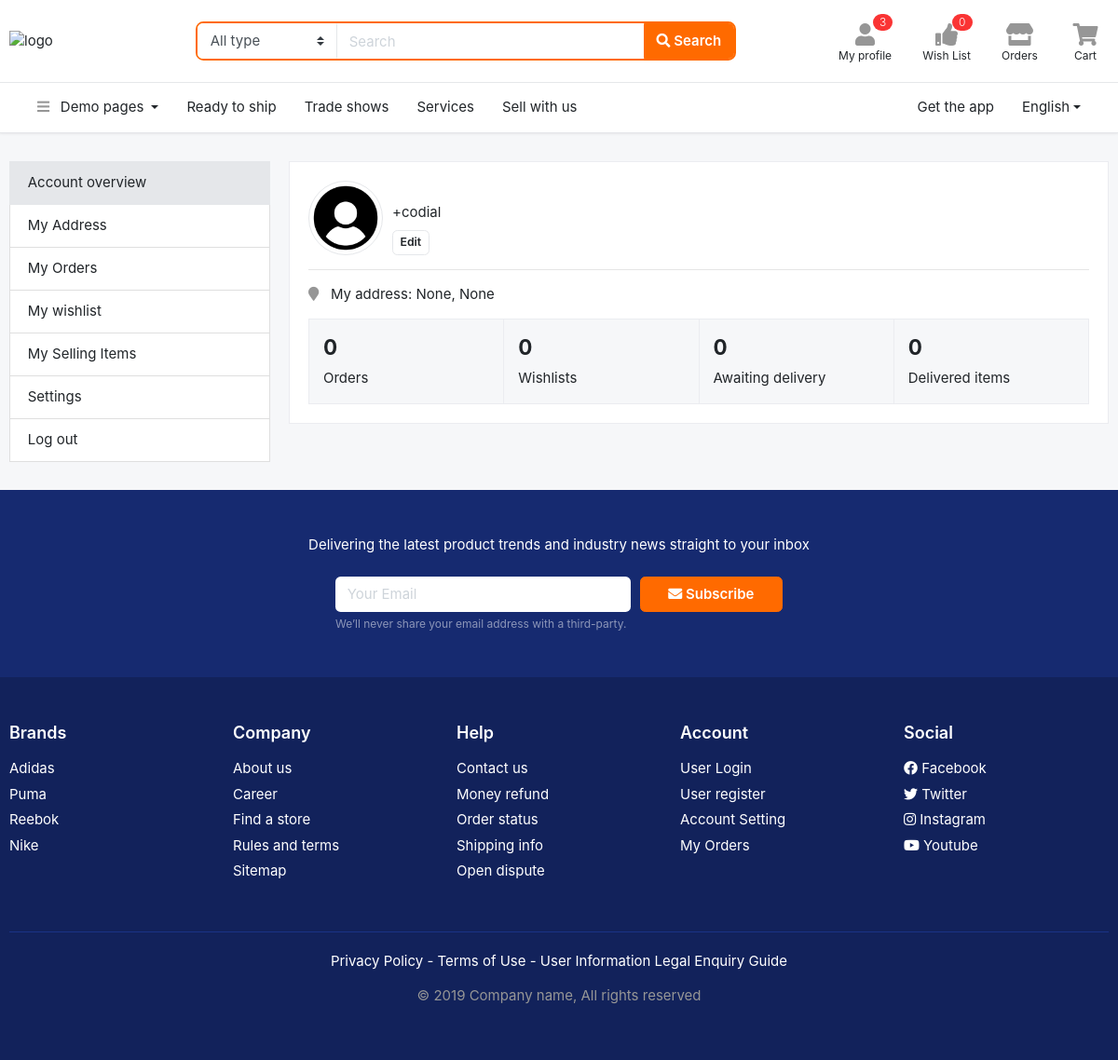
The app's page /auth/profile/ (signed in) with its own data.
### users/models.py (models this page shows, shortened)
class User(AbstractUser):
    class GENDER(models.TextChoices):
        MALE = 'male', 'male'
        FEMALE = 'female', 'female'
    phone = models.CharField(max_length=13, unique=True)
    gender = models.CharField(max_length=10, choices=GENDER.choices, blank=True, null=True)
    city = models.CharField(max_length=50, blank=True, null=True)
    country = models.CharField(max_length=50, blank=True, null=True)
    confirmation_code = models.CharField(max_length=6, blank=True, null=True)
    confirmed = models.BooleanField(default=False)
    def get_full_address(self):
        return f'{self.city}, {self.country}'

### users/views.py (the view)
# urls.py: path('profile/', ProfileMainView.as_view(), name='profile'),
class ProfileMainView(LoginRequiredMixin, View):
    def get(self, request):
        user = request.user
        awaiting_orders = user.order_set.exclude(status=Order.STATUS_CHOICES[3][0]).count()
        order_items = 0
        for order in user.order_set.all():
            order_items += order.orderitem_set.count()
        context = {
            'user': user,
            'awaiting_orders': awaiting_orders,
            'order_items': order_items,
        }
        return render(request, 'profile-main.html', context)

### templates/profile-main.html
{% extends 'base.html' %}
{% block content %}
    <section class="section-content padding-y">
        <div class="container">
            <div class="row">
                <aside class="col-md-3">
                    <nav class="list-group">
                        <a class="list-group-item active" href="profile-main.html"> Account overview </a>
                        <a class="list-group-item" href="page-profile-address.html"> My Address </a>
                        <a class="list-group-item" href="profile-orders.html"> My Orders </a>
                        <a class="list-group-item" href="wishlist.html"> My wishlist </a>
                        <a class="list-group-item" href="page-profile-seller.html"> My Selling Items </a>
                        <a class="list-group-item" href="{% url 'profile-settings' %}"> Settings </a>
                        <a class="list-group-item" href="{% url 'logout' %}">Log out </a>
                    </nav>
                </aside>
                <main class="col-md-9">
                    <article class="card mb-3">
                        <div class="card-body">
                            <figure class="icontext">
                                <div class="icon">
                                    <img class="rounded-circle img-sm border" src="/static/images/profile.png">
                                </div>
                                <div class="text">
                                    <strong> {{ user.get_full_name }} </strong> <br>
                                    <p class="mb-2"> +{{ user.username }} </p>
                                    <a href="{% url 'profile-settings' %}" class="btn btn-light btn-sm">Edit</a>
                                </div>
                            </figure>
                            <hr>
                            <p>
                                <i class="fa fa-map-marker text-muted"></i> &nbsp; My address: {{ user.get_full_address }}
                            </p>
                            <article class="card-group card-stat">
                                <figure class="card bg">
                                    <div class="p-3">
                                        <h4 class="title">{{ user.order_set.all.count }}</h4>
                                        <span>Orders</span>
                                    </div>
                                </figure>
                                <figure class="card bg">
                                    <div class="p-3">
                                        <h4 class="title">{{ user.favorite_set.all.count }}</h4>
                                        <span>Wishlists</span>
                                    </div>
                                </figure>
                                <figure class="card bg">
                                    <div class="p-3">
                                        <h4 class="title">{{ awaiting_orders }}</h4>
                                        <span>Awaiting delivery</span>
                                    </div>
                                </figure>
                                <figure class="card bg">
                                    <div class="p-3">
                                        <h4 class="title">{{ order_items }}</h4>
                                        <span>Delivered items</span>
                                    </div>
                                </figure>
                            </article>
                        </div>
                    </article>
                </main>
            </div>
        </div>
    </section>
{% endblock %}

### templates/base.html (shortened to what this page needs)
<!DOCTYPE HTML>
{% load static %}
<html lang="en">
<head>
<link href="/static/css/bootstrap.css?v=2.0" rel="stylesheet" type="text/css"/>
<link href="/static/fonts/fontawesome/css/all.min.css?v=2.0" type="text/css" rel="stylesheet">
<link href="/static/css/ui.css?v=2.0" rel="stylesheet" type="text/css"/>
<link href="/static/css/responsive.css?v=2.0" rel="stylesheet" type="text/css" />
</head>
<body>
<header class="section-header">
<section class="header-main border-bottom">
	<div class="container">
		<div class="row align-items-center">
			<div class="col-xl-2 col-lg-3 col-md-12">
				<a href="{% url 'home' %}" class="brand-wrap">
					<img class="logo" src="/static/images/logo.png" alt="logo">
				</a>
			</div>
			<div class="col-xl-6 col-lg-5 col-md-6">
				<form action="#" class="search-header">
					<div class="input-group w-100">
						<select class="custom-select border-right"  name="category_name">
								<option value="">All type</option><option value="codex">Special</option>
						</select>
					    <input type="text" class="form-control" placeholder="Search">
					    <div class="input-group-append">
					      <button class="btn btn-primary" type="submit">
					        <i class="fa fa-search"></i> Search
					      </button>
					    </div>
				    </div>
				</form>
			</div>
			<div class="col-xl-4 col-lg-4 col-md-6">
				<div class="widgets-wrap float-md-right">
					<div class="widget-header mr-3">
						<a href="{% url 'profile' %}" class="widget-view">
							<div class="icon-area">
								<i class="fa fa-user"></i>
								<span class="notify">3</span>
							</div>
							<small class="text"> My profile </small>
						</a>
					</div>
					<div class="widget-header mr-3">
						<a href="{% url 'wishlist' %}" class="widget-view">
							<div class="icon-area">
								<i class="fa fa-thumbs-up"></i>
								<span class="notify">{{ request.user.favorite_set.count }}</span>
							</div>
							<small class="text"> Wish List </small>
						</a>
					</div>
					<div class="widget-header mr-3">
						<a href="{% url 'orders' %}" class="widget-view">
							<div class="icon-area">
								<i class="fa fa-store"></i>
							</div>
							<small class="text"> Orders </small>
						</a>
					</div>
					<div class="widget-header">
						<a href="{% url 'my-cart' %}" class="widget-view">
							<div class="icon-area">
								<i class="fa fa-shopping-cart"></i>
							</div>
							<small class="text"> Cart </small>
						</a>
					</div>
				</div>
			</div>
		</div>
	</div>
</section>
<nav class="navbar navbar-main navbar-expand-lg border-bottom">
<div class="container">
	<div class="collapse navbar-collapse" id="main_nav">
	<ul class="navbar-nav">
		<li class="nav-item dropdown">
			<a class="nav-link dropdown-toggle" data-toggle="dropdown" href="#"> <i class="fa fa-bars text-muted mr-2"></i> Demo pages </a>
		</li>
		<li class="nav-item">
			<a class="nav-link" href="#">Ready to ship</a>
		</li>
		<li class="nav-item">
		<a class="nav-link" href="#">Trade shows</a>
		</li>
		<li class="nav-item">
		<a class="nav-link" href="#">Services</a>
		</li>
		<li class="nav-item">
		<a class="nav-link" href="#">Sell with us</a>
		</li>
	</ul>
	<ul class="navbar-nav ml-md-auto">
			<li class="nav-item">
			<a class="nav-link" href="#">Get the app</a>
		</li>
		<li class="nav-item dropdown">
			<a class="nav-link dropdown-toggle" href="http://example.com" data-toggle="dropdown">English</a>
		</li>
		</ul>
	</div>
</div>
</nav>
</header>
{% block content %}
{% endblock %}
<section class="section-subscribe padding-y-lg">
<div class="container">
<p class="pb-2 text-center text-white">Delivering the latest product trends and industry news straight to your inbox</p>
<div class="row justify-content-md-center">
	<div class="col-lg-5 col-md-6">
<form class="form-row">
		<div class="col-md-8 col-7">
		<input class="form-control border-0" placeholder="Your Email" type="email">
		</div>
		<div class="col-md-4 col-5">
		<button type="submit" class="btn btn-block btn-warning"> <i class="fa fa-envelope"></i> Subscribe </button>
		</div>
</form>
<small class="form-text text-white-50">We’ll never share your email address with a third-party. </small>
	</div>
</div>
</div>
</section>
<footer class="section-footer bg-secondary">
	<div class="container">
		<section class="footer-top padding-y-lg text-white">
			<div class="row">
				<aside class="col-md col-6">
					<h6 class="title">Brands</h6>
					<ul class="list-unstyled">
						<li> <a href="#">Adidas</a></li>
						<li> <a href="#">Puma</a></li>
						<li> <a href="#">Reebok</a></li>
						<li> <a href="#">Nike</a></li>
					</ul>
				</aside>
				<aside class="col-md col-6">
					<h6 class="title">Company</h6>
					<ul class="list-unstyled">
						<li> <a href="#">About us</a></li>
						<li> <a href="#">Career</a></li>
						<li> <a href="#">Find a store</a></li>
						<li> <a href="#">Rules and terms</a></li>
						<li> <a href="#">Sitemap</a></li>
					</ul>
				</aside>
				<aside class="col-md col-6">
					<h6 class="title">Help</h6>
					<ul class="list-unstyled">
						<li> <a href="#">Contact us</a></li>
						<li> <a href="#">Money refund</a></li>
						<li> <a href="#">Order status</a></li>
						<li> <a href="#">Shipping info</a></li>
						<li> <a href="#">Open dispute</a></li>
					</ul>
				</aside>
				<aside class="col-md col-6">
					<h6 class="title">Account</h6>
					<ul class="list-unstyled">
						<li> <a href="#"> User Login </a></li>
						<li> <a href="#"> User register </a></li>
						<li> <a href="#"> Account Setting </a></li>
						<li> <a href="#"> My Orders </a></li>
					</ul>
				</aside>
				<aside class="col-md">
					<h6 class="title">Social</h6>
					<ul class="list-unstyled">
						<li><a href="#"> <i class="fab fa-facebook"></i> Facebook </a></li>
						<li><a href="#"> <i class="fab fa-twitter"></i> Twitter </a></li>
						<li><a href="#"> <i class="fab fa-instagram"></i> Instagram </a></li>
						<li><a href="#"> <i class="fab fa-youtube"></i> Youtube </a></li>
					</ul>
				</aside>
			</div>
		</section>
		<section class="footer-bottom text-center">
				<p class="text-white">Privacy Policy - Terms of Use - User Information Legal Enquiry Guide</p>
				<p class="text-muted"> &copy 2019 Company name, All rights reserved </p>
				<br>
		</section>
	</div>
</footer>
</body>
</html>

### static/css/ui.css (style rules this page uses)
html { font-family:'Inter', sans-serif;font-size:15px }
.img-xs,.img-sm,.img-md,.img-lg { -o-object-fit:cover;object-fit:cover;-ms-flex-negative:0;flex-shrink:0;-webkit-box-flex:0;-ms-flex-positive:0;flex-grow:0 }
.img-sm { width:80px;height:80px }
.padding-y { padding-top:30px;padding-bottom:30px }
.padding-y-lg { padding-top:48px;padding-bottom:48px }
figure { margin-bottom:0 }
article:after,.form-group:after { display:block;clear:both;content:"" }
.bg { background-color:#f6f7f9 }
.section-header { background-color:#fff;-webkit-box-shadow:0 0 3px rgba(51,51,51,0.15);box-shadow:0 0 3px rgba(51,51,51,0.15) }
.header-main { position:relative;padding-top:1rem;padding-bottom:1rem }
.brand-wrap .logo,.navbar-brand .logo { margin-right:7px;max-height:34px;display:inline-block }
.search-header { border:2px solid #ff6a00;border-radius:.55rem }
.search-header .form-control,.search-header .custom-select { border-color:transparent }
.search-header select { -ms-flex-preferred-size:150px !important;flex-basis:150px !important;-webkit-box-flex:0 !important;-ms-flex-positive:0 !important;flex-grow:0 !important }
.widget-header { display:inline-block;vertical-align:middle;position:relative }
.widget-header .widget-view { padding:5px 7px;display:inline-block;position:relative;text-align:center }
.widget-header .icon-area { font-size:24px;display:inline-block;width:36px;height:30px;color:#969696 }
.widget-header .icon-area .notify { position:absolute;top:0px;right:8% }
.widget-header .text { max-width:80px;overflow:hidden;text-overflow:ellipsis;white-space:nowrap;display:block;line-height:1.2 }
.widget-header a { color:#212529 }
.section-footer ul li { margin-bottom:5px }
.section-footer ul a { color:inherit }
.section-footer .title { font-weight:600;margin-bottom:16px;font-size:18px }
.footer-bottom { padding-top:20px;padding-bottom:20px;border-top:1px solid #1a3286 }
.btn-light { background-color:#fff;border-color:#e5e7ea }
[class*="list-"] li:after { visibility:hidden;display:block;content:"";overflow:hidden;height:0;clear:both }
.icontext { display:-webkit-inline-box;display:-ms-inline-flexbox;display:inline-flex;-webkit-box-align:center;-ms-flex-align:center;align-items:center;vertical-align:middle }
.icontext p { margin-bottom:0 }
.icontext .text { width:100%;color:#212529 }
.icontext .icon { position:relative;margin-right:10px;-ms-flex-negative:0;flex-shrink:0;-webkit-box-flex:0;-ms-flex-positive:0;flex-grow:0 }
.notify { position:absolute;top:-4px;right:-10px;display:inline-block;padding:.25em .6em;font-size:12px;line-height:1;text-align:center;font-weight:300;border-radius:3rem;color:#fff;background-color:#fa3434 }
body { background-color:#f6f7f9 }
.section-subscribe { background-color:#162a70 }

### records on screen
User: user.favorite_set.count "0", username "codial", get_full_address "None, None", order_set.all.count "0", favorite_set.all.count "0"

### other values on screen
{{ awaiting_orders }} "0"
{{ order_items }} "0"
